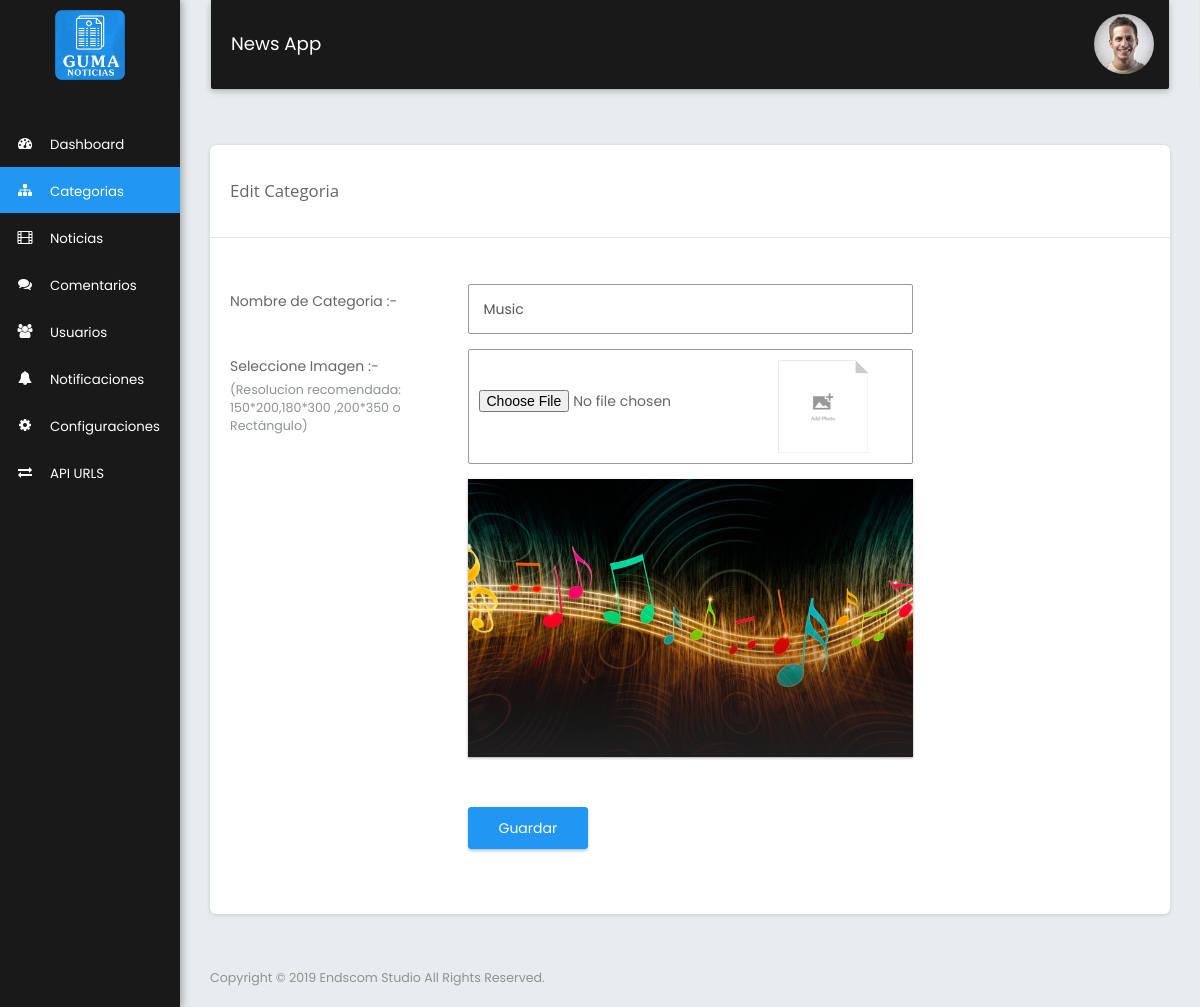
The app's page /add_category.php?cat_id=4 (signed in) with its own data.
### tables this page shows
CREATE TABLE `tbl_category` (
  `cid` int(11) NOT NULL,
  `category_name` varchar(255) NOT NULL,
  `category_image` varchar(255) NOT NULL
);

### add_category.php (the view, shortened to what this page needs)
<?php include("includes/header.php");
  require("includes/function.php");
  if(isset($_GET['cat_id']))
  {
      $qry="SELECT * FROM tbl_category where cid='".$_GET['cat_id']."'";
      $result=mysqli_query($mysqli,$qry);
      $row=mysqli_fetch_assoc($result);
  }
?>
<div class="row">
      <div class="col-md-12">
        <div class="card">
          <div class="page_title_block">
            <div class="col-md-5 col-xs-12">
              <div class="page_title"><?php if(isset($_GET['cat_id'])){?>Edit<?php }else{?>Agregar<?php }?> Categoria</div>
            </div>
          </div>
          <div class="clearfix"></div>
          <div class="row mrg-top">
            <div class="col-md-12">
              <div class="col-md-12 col-sm-12">
              </div>
            </div>
          </div>
          <div class="card-body mrg_bottom">
            <form action="" name="addeditcategory" method="post" class="form form-horizontal" enctype="multipart/form-data">
              <div class="section">
                <div class="section-body">
                  <div class="form-group">
                    <label class="col-md-3 control-label">Nombre de Categoria :-
                    </label>
                    <div class="col-md-6">
                      <input type="text" name="category_name" id="category_name" value="<?php if(isset($_GET['cat_id'])){echo $row['category_name'];}?>" class="form-control" required>
                    </div>
                  </div>
                  <div class="form-group">
                    <label class="col-md-3 control-label">Seleccione Imagen :-
                      <p class="control-label-help">(Resolucion recomendada: 150*200,180*300 ,200*350 o Rectángulo)</p>
                    </label>
                    <div class="col-md-6">
                      <div class="fileupload_block">
                        <input type="file" name="category_image" value="fileupload" id="fileupload">
                            <div class="fileupload_img"><img type="image" src="assets/images/add-image.png" alt="category image" /></div>
                      </div>
                    </div>
                  </div>
                  <div class="form-group">
                    <label class="col-md-3 control-label">&nbsp; </label>
                    <div class="col-md-6">
                      <?php if(isset($_GET['cat_id']) and $row['category_image']!="") {?>
                            <div class="block_wallpaper"><img src="images/<?php echo $row['category_image'];?>" alt="category image" /></div>
                          <?php } ?>
                    </div>
                  </div><br>
                  <div class="form-group">
                    <div class="col-md-9 col-md-offset-3">
                      <button type="submit" name="submit" class="btn btn-primary">Guardar</button>
                    </div>
                  </div>
                </div>
              </div>
            </form>
          </div>
        </div>
      </div>
    </div>
<?php include("includes/footer.php");?>

### records on screen
tbl_category: category_name "Music", category_image (picture)

### other values on screen
APP_NAME "News App"
